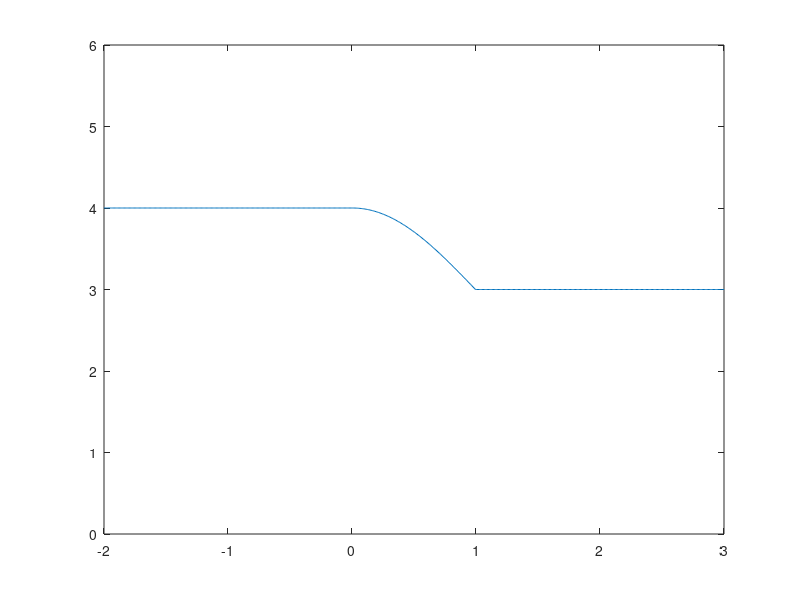

Source code (MATLAB):
x= linspace(-2,3,500);
y1=4*ones(1,200);
t=linspace(0,1,100);
y2=cos(2*pi*t/4)+3;
y3=3*ones(1,200);
y=[y1 y2 y3];
figure;
plot(x,y);
axis([-2, 3, 0, 6]);